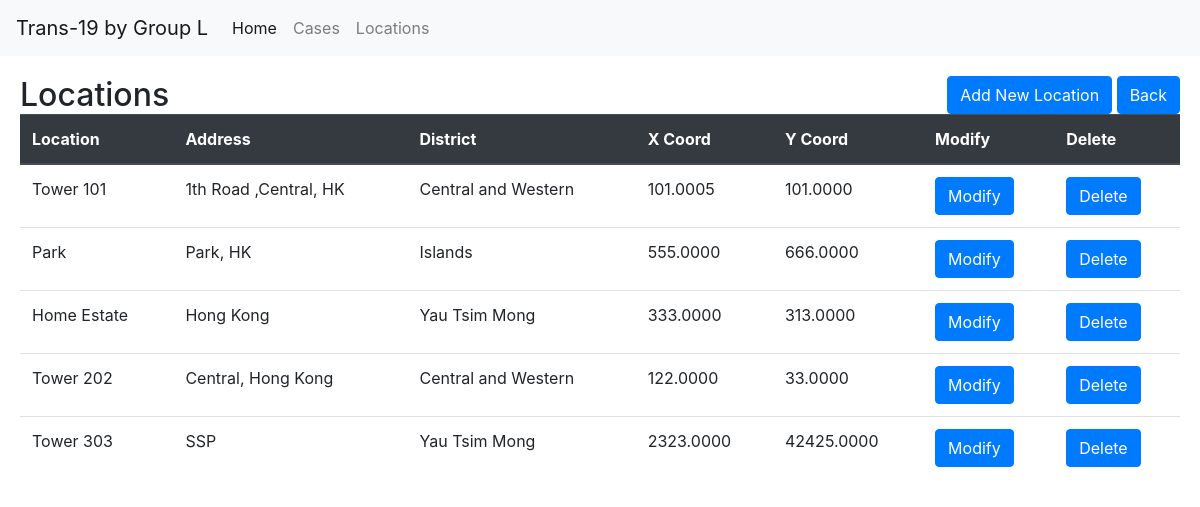
The page /location/ (signed in) on the database its author committed.
### record/models.py (models this page shows, shortened)
class LocationRecord(models.Model):
	CENTRALANDWESTERN = 'Central and Western'
	EASTERN = 'Eastern'
	SOUTHERN = 'Southern'
	WANCHAI = 'Wan Chai'
	SHAMSHUIPO = 'Sham Shui Po'
	KOWLOONCITY = 'Kowloon City'
	KWUNTONG = 'Kwun Tong'
	WONGTAISIN = 'Wong Tai Sin'
	YAUTSIMMONG = 'Yau Tsim Mong'
	ISLANDS = 'Islands'
	KWAITSING = 'Kwai Tsing'
	NORTH = 'North'
	SAIKUNG = 'Sai Kung'
	SHATIN = 'Sha Tin'
	TAIPO = 'Tai Po'
	TSUENWAN = 'Tsuen Wan'
	TUENMUN = 'Tuen Mun'
	YUENLONG = 'Yuen Long'
	DISTRICT_CHOICES = [
		(CENTRALANDWESTERN,'Central and Western'),
		(EASTERN,'Eastern'),
		(SOUTHERN,'Southern'),
		(WANCHAI,'Wan Chai'),
		(SHAMSHUIPO,'Sham Shui Po'),
		(KOWLOONCITY,'Kowloon City'),
		(KWUNTONG,'Kwun Tong'),
		(WONGTAISIN,'Wong Tai Sin'),
		(YAUTSIMMONG,'Yau Tsim Mong'),
		(ISLANDS,'Islands'),
		(KWAITSING,'Kwai Tsing'),
		(NORTH,'North'),
		(SAIKUNG,'Sai Kung'),
		(SHATIN,'Sha Tin'),
		(TAIPO,'Tai Po'),
		(TSUENWAN,'Tsuen Wan'),
		(TUENMUN,'Tuen Mun'),
		(YUENLONG,'Yuen Long'),
	]
	location		= models.CharField(max_length=127)
	address			= models.CharField(max_length=255, null=True, blank=True)
	district		= models.CharField(max_length=20, choices=DISTRICT_CHOICES, default=CENTRALANDWESTERN)
	x_coord			= models.DecimalField(max_digits=22, decimal_places=4, null=True)
	y_coord			= models.DecimalField(max_digits=22, decimal_places=4, null=True)
	def get_location_modify_url(self):
		return f"/location/{self.pk}/modify"
	def get_location_delete_url(self):
		return f"/location/{self.pk}/delete"

### record/location_views.py (the view)
# urls.py: path('',location_record_list_view),
@login_required
def location_record_list_view(request):
	qs = LocationRecord.objects.all()
	template_name = "location/list.html"
	context = {'object_list': qs}
	return render(request, template_name, context)
	return HttpResponse("<h1>List of locations</h1>")

### record/templates/location/list.html (shortened to what this page needs)
{% extends "base.html" %}
{% block content %}
<div class="row">
	<div class="col-6">
		<h2 style="display:inline">Locations</h2>
	</div>
	<div class="col-6">
		<div class="text-right">
			<a class="btn btn-primary" href="/location/create" style=>Add New Location</a>
			<a class="btn btn-primary" href=".."> Back </a>
		</div>
	</div>
</div>
<div class="row">
	<div class="col-12">
		<table class="table">
			<thead class="thead-dark">
				<tr>
					<th>Location</th>
					<th>Address</th>
					<th>District</th>
					<th>X Coord</th>
					<th>Y Coord</th>
					<th>Modify</th>
					<th>Delete</th>
				</tr>
			</thead>
			<tbody>
				{% for object in object_list %}
					<tr>
						<td>{{ object.location }}</td>
						<td>{{ object.address }}</td>
						<td>{{ object.district }}</td>
						<td>{{ object.x_coord }}</td>
						<td>{{ object.y_coord }}</td>
						<td><a class="btn btn-primary" href="{{ object.get_location_modify_url }}" style=>Modify</a></td>
						<td><a class="btn btn-primary" href="{{ object.get_location_delete_url }}" style=>Delete</a></td>
					</tr>
				{% endfor %}
			</tbody>
		</table>
	</div>
</div>
{% endblock %}

### rows shown on the page
LocationRecord: location "Tower 101", address "1th Road ,Central, HK", district "Central and Western", x_coord "101.0005", y_coord "101.0000"
LocationRecord: location "Park", address "Park, HK", district "Islands", x_coord "555.0000", y_coord "666.0000"
LocationRecord: location "Home Estate", address "Hong Kong", district "Yau Tsim Mong", x_coord "333.0000", y_coord "313.0000"
LocationRecord: location "Tower 202", address "Central, Hong Kong", district "Central and Western", x_coord "122.0000", y_coord "33.0000"
LocationRecord: location "Tower 303", address "SSP", district "Yau Tsim Mong", x_coord "2323.0000", y_coord "42425.0000"
